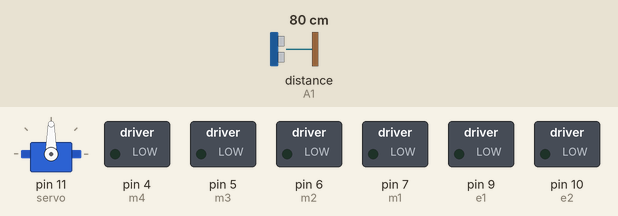
A sketch run on a simulated Arduino Uno, built with avr-gcc and run on an emulated ATmega328P. On the bench: servo, switched loads named in the sketch (green lamp = pin HIGH). Wiring (inferred from the names in the program): ultrasonic range finder: trigger A0; echo A1. Inputs (shaded band) come from the test bench; at power-on: distance to the obstacle (sensor on A1) 80 cm. The echo pulse lasts 58.3 µs per cm; pins used as bus, display or sensor lines are not drawn; what the sketch prints to the serial monitor is not drawn.

Above: at 0.1 s.
At 3.7 s:
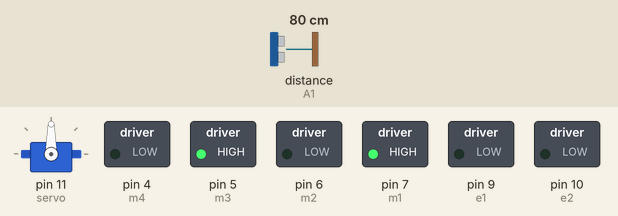
Timing chart, 0 to 5.2 s (numbered marks = the images above):
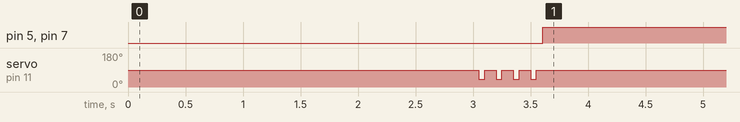

Measured:
- by itself, pin 5 (m3), pin 7 (m1): LOW → HIGH at 3.6 s

The sketch:

main.ino
```cpp
#include <Servo.h>
#define Speed 180
#define Trig A0
#define Echo A1
#define spoint 90
#define m1 7 //Right Motor MA1
#define m2 6 //Right Motor MA2
#define m3 5 //Left Motor MB1
#define m4 4 //Left Motor MB2
#define e1 9 //Right Motor Enable Pin EA
#define e2 10 //Left Motor Enable Pin EB

int distance;
int Left;
int Right;
int L = 0;
int R = 0;
Servo servo;

void setup()
{
    Serial.begin(9600);
    pinMode(Trig, OUTPUT);
    pinMode(Echo, INPUT);
    servo.attach(11);
    start();
    pinMode(m1, OUTPUT);
    pinMode(m2, OUTPUT);
    pinMode(m3, OUTPUT);
    pinMode(m4, OUTPUT);
    pinMode(e1, OUTPUT);
    pinMode(e2, OUTPUT);
}

void loop()
{

    distance = ultrasonic();
    Serial.println(distance);
    if (distance > 15)
    {
        forward();
    }
    if (distance = 0)
    {
        forward();
    }
    else if (distance <= 15 && distance > 1)
    {
        Stop();
        delay(100);
        backward();
        delay(200);
        Stop();
        L = leftsee();
        servo.write(spoint);
        delay(500);
        R = rightsee();
        servo.write(spoint);
        if (L < R)
        {
            turnleft();
            delay(500);
            Stop();
            delay(200);
        }
        else if (L > R)
        {
            turnright();
            delay(500);
            Stop();
            delay(200);
        }
    }
}

void forward()
{
    digitalWrite(m1, HIGH);
    digitalWrite(m2, LOW);
    digitalWrite(m3, HIGH);
    digitalWrite(m4, LOW);
}
void backward()
{
    digitalWrite(m1, LOW);
    digitalWrite(m2, HIGH);
    digitalWrite(m3, LOW);
    digitalWrite(m4, HIGH);
}
void turnleft()
{
    digitalWrite(m1, LOW);
    digitalWrite(m2, HIGH);
    digitalWrite(m3, HIGH);
    digitalWrite(m4, LOW);
}
void turnright()
{
    digitalWrite(m1, HIGH);
    digitalWrite(m2, LOW);
    digitalWrite(m3, LOW);
    digitalWrite(m4, HIGH);
}
void Stop()
{
    digitalWrite(m1, LOW);
    digitalWrite(m2, LOW);
    digitalWrite(m3, LOW);
    digitalWrite(m4, LOW);
}
int leftsee()
{
    servo.write(20);
    delay(800);
    Left = ultrasonic();
    return Left;
}

int rightsee()
{
    servo.write(150);
    delay(800);
    Right = ultrasonic();
    return Right;
}

int ultrasonic()
{
    digitalWrite(Trig, LOW);
    delayMicroseconds(2);

    digitalWrite(Trig, HIGH);
    delayMicroseconds(10);
    digitalWrite(Trig, LOW);

    unsigned long duration = pulseIn(Echo, HIGH);
    float distance = duration * 0.034 / 2;

    return distance;
}
void start()
{
    delay(3000);
    for (int a = 0; a < 4; a++)
    {
        servo.write(spoint);
        delay(50);
        servo.write(40);
        delay(50);
        servo.write(90);
        delay(50);
        servo.write(spoint);
    }
}
```
